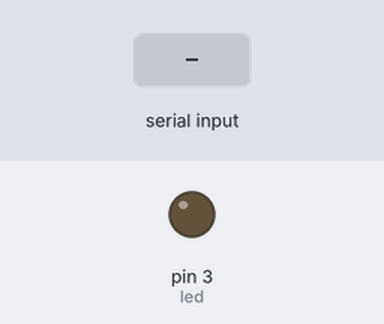
Recording of a sketch running on a simulated Arduino Uno, built with avr-gcc and run on an emulated ATmega328P. Parts: output pins drawn as LEDs (lit = HIGH). The test bench sets the inputs (shaded band).

Above: at 1.2 s.
1.3 s: "1" received over Serial
At 2.5 s:
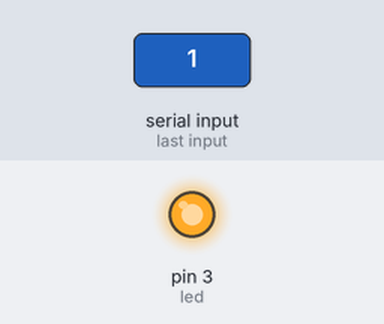
2.8 s: "0" received over Serial
At 3.7 s:
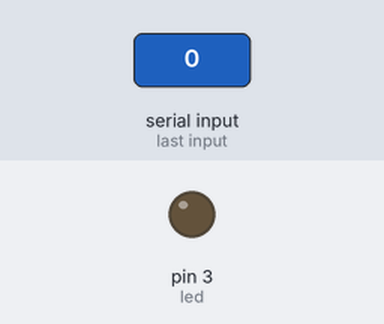
Timing chart, 0 to 5.8 s (numbered marks = the images above; inputs shaded):
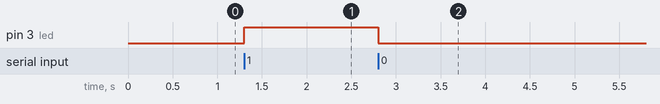

The sketch:

Serial_communication.ino
```cpp
int led = 3;

void setup() {
  // put your setup code here, to run once:
pinMode(led, OUTPUT);
digitalWrite(led, LOW);

Serial.begin(9600);
}

void loop() {
  // put your main code here, to run repeatedly:

if (Serial.available()>0){
  char key = Serial.read();

  if (key =='1')
  {
    digitalWrite(led, HIGH);

  } else if (key == '0') {
    digitalWrite(led, LOW);
  }
}
}
```

Measured:
- after the input at 1.3 s, pin 3 (led): LOW → HIGH at once
- after the input at 2.8 s, pin 3 (led): HIGH → LOW at once
